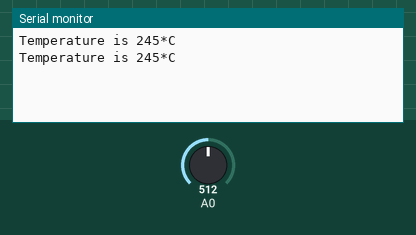
This sketch was run on a simulated Arduino Uno, built with avr-gcc and run on an emulated ATmega328P. Shown: the last lines printed to the serial monitor. The test bench sets the inputs (shaded band); at power-on: A0 = 512.

Above: at 1.8 s.
1.9 s: A0 set to 716
At 2.7 s:
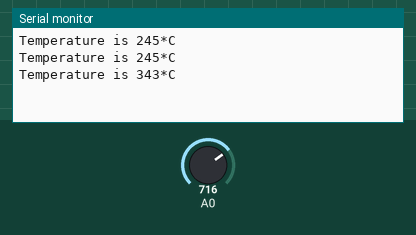
3.4 s: A0 set to 900
At 4.8 s:
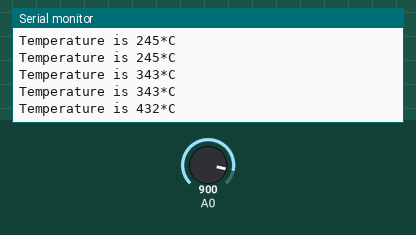
Timing chart, 0 to 6.4 s (numbered marks = the images above; inputs shaded):
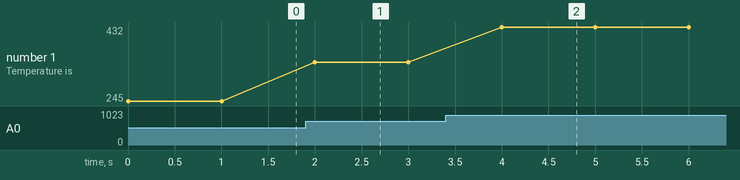

Measured:
- after the input at 1.9 s, the serial monitor: prints a new line after 0.10 s (image 1)
- after the input at 3.4 s, the serial monitor: prints a new line after 0.60 s (image 2)
- plotted number 1: 245 → 343 after the input at 1.9 s, 343 → 432 after the input at 3.4 s

The sketch:

ard_sensor_integration.ino
```cpp
void setup() {
  // put your setup code here, to run once:
  Serial.begin(9600);
}

void loop() {
  // put your main code here, to run repeatedly:
  int sensorData = analogRead(A0);
  sensorData = sensorData * 0.48;
  Serial.print("Temperature is ");
  Serial.print(sensorData);
  Serial.println("*C");
  delay(1000);
}
```
